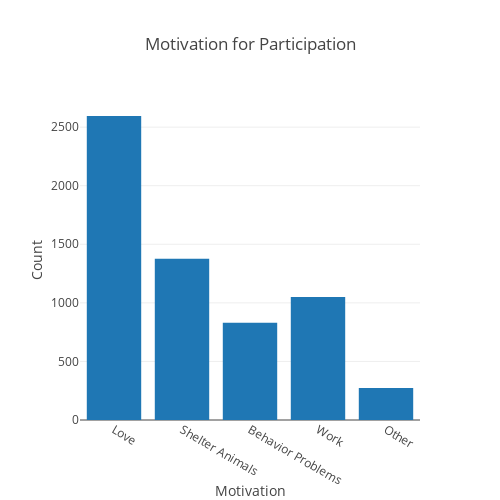

The cell this chart's notebook holds for it:
### Markdown cell above
### 4.2 Breakdown of reasons for joining the study:

### Code cell
# Create a bar graph to illustrate breakdown of responses.
data = [go.Bar(x=df.columns, y=df.sum())]
layout = go.Layout(title="Motivation for Participation",
                   xaxis=dict(title='Motivation'),
                   yaxis=dict(title='Count'),
                   autosize=False, width=500, height=500)
fig = go.Figure(data=data, layout=layout)
py.iplot(fig)

# NOTE: This does not include a count of users who did not provide a reason.

### Figure 1 — Plotly figure (JSON) as saved in the notebook; plotly's stock layout.template omitted (floating-point values rounded to 4 significant figures)
{"data": [{"type": "bar", "x": ["Love", "Shelter Animals", "Behavior Problems", "Work", "Other"], "y": [2595, 1377, 830, 1049, 273]}], "layout": {"autosize": false, "height": 500, "title": "Motivation for Participation", "width": 500, "xaxis": {"title": "Motivation"}, "yaxis": {"title": "Count"}}}
